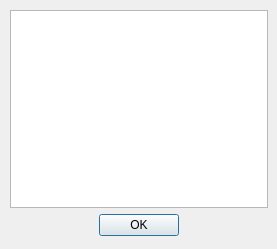
<ui version="4.0" >
 <class>InfoDialog</class>
 <widget class="QDialog" name="InfoDialog" >
  <property name="geometry" >
   <rect>
    <x>0</x>
    <y>0</y>
    <width>277</width>
    <height>249</height>
   </rect>
  </property>
  <property name="windowTitle" >
   <string>Feature Info</string>
  </property>
  <widget class="QWidget" name="layoutWidget" >
   <property name="geometry" >
    <rect>
     <x>10</x>
     <y>10</y>
     <width>258</width>
     <height>226</height>
    </rect>
   </property>
   <layout class="QGridLayout" >
    <item row="0" column="0" colspan="3" >
     <widget class="QTableWidget" name="tableWidget" />
    </item>
    <item row="1" column="0" >
     <spacer>
      <property name="orientation" >
       <enum>Qt::Horizontal</enum>
      </property>
      <property name="sizeHint" >
       <size>
        <width>61</width>
        <height>20</height>
       </size>
      </property>
     </spacer>
    </item>
    <item row="1" column="1" >
     <widget class="QPushButton" name="pushButton" >
      <property name="text" >
       <string>OK</string>
      </property>
     </widget>
    </item>
    <item row="1" column="2" >
     <spacer>
      <property name="orientation" >
       <enum>Qt::Horizontal</enum>
      </property>
      <property name="sizeHint" >
       <size>
        <width>71</width>
        <height>20</height>
       </size>
      </property>
     </spacer>
    </item>
   </layout>
  </widget>
 </widget>
 <resources/>
 <connections>
  <connection>
   <sender>pushButton</sender>
   <signal>clicked()</signal>
   <receiver>InfoDialog</receiver>
   <slot>close()</slot>
   <hints>
    <hint type="sourcelabel" >
     <x>216</x>
     <y>408</y>
    </hint>
    <hint type="destinationlabel" >
     <x>195</x>
     <y>220</y>
    </hint>
   </hints>
  </connection>
 </connections>
</ui>
